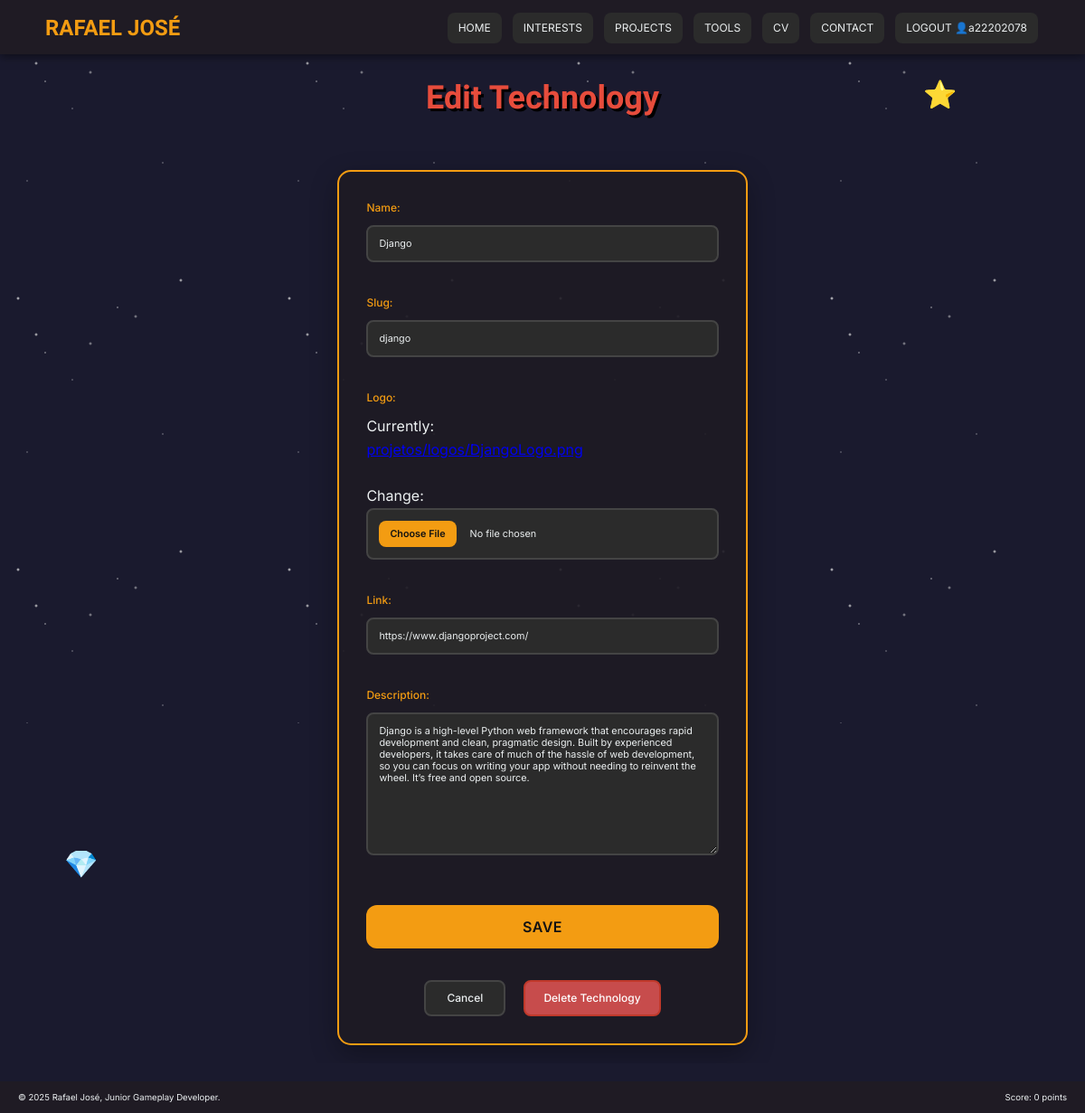
The page /portfolio/technologies/django/edit/ (signed in) on the database its author committed.
### portfolio/models.py (models this page shows, shortened)
class Tecnologia(models.Model):
    nome = models.CharField(
        max_length = 100,
    )
    slug = models.SlugField(
        unique=True,
        help_text="URL amigável gerada automaticamente a partir do nome"
    )
    logotipo = models.ImageField(
        upload_to = 'projetos/logos',
    )
    link = models.URLField(
        max_length = 200,
    )
    descricao = models.TextField(
        verbose_name = "Descrição",
    )

### portfolio/views.py (the view)
# urls.py: path('technologies/<slug:tecnologia_slug>/edit/', views.edita_tecnologia_view, name="edita_tecnologia"),
@login_required
def edita_tecnologia_view(request, tecnologia_slug):
    tecnologia = get_object_or_404(Tecnologia, slug=tecnologia_slug)
    form = TecnologiaForm(request.POST or None, request.FILES or None, instance=tecnologia)
    if form.is_valid():
        form.save()
        return redirect('portfolio:tecnologia_path', tecnologia_slug=tecnologia.slug)
    context = {
        'form': form,
        'tecnologia': tecnologia,
        'data': date.today().year,
    }
    return render(request, 'portfolio/edita_tecnologia.html', context)

### portfolio/forms.py
class TecnologiaForm(forms.ModelForm):
    class Meta:
        model = Tecnologia
        fields = '__all__'
        labels = {
            'nome': 'Name',
            'logotipo': 'Logo',
            'descricao': 'Description',
        }

### portfolio/templates/portfolio/edita_tecnologia.html (shortened to what this page needs)
{% extends 'portfolio/base.html' %}
{% load static %}
{% block extra_styles %}
<link rel="stylesheet" href="{% static 'css_portfolio/form.css' %}">
{% endblock %}
{% block main %}
<h2>Edit Technology</h2>
<form method="post" enctype="multipart/form-data" action="{% url 'portfolio:edita_tecnologia' tecnologia_slug=tecnologia.slug %}">
    {% for field in form %}
        <div class="form-row">
            {{ field.label_tag }}
            {{ field }}
        </div>
    {% endfor %}
    <div class="button-wrapper" style="gap: 20px; margin-bottom: 0px;">
        <input type="submit" value="Save" class="custom-button">
        <a href="{% url 'portfolio:tecnologia_path' tecnologia_slug=tecnologia.slug %}" class="custom-button">Cancel</a>
        <a href="{% url 'portfolio:apaga_tecnologia' tecnologia_slug=tecnologia.slug %}" class="custom-button danger-button">Delete Technology</a>
    </div>
</form>
{% endblock %}

### portfolio/templates/portfolio/base.html (shortened to what this page needs)
<!DOCTYPE html>
<html lang="en">
<head>
    {% load static %}
    <link rel="stylesheet" href="{% static 'css_portfolio/gaming_style.css' %}">
    {% block extra_styles %}
    {% endblock %}
</head>
<body>
    <header>
        <div class="header-content">
            <h1 class="header-title"><strong>RAFAEL JOSÉ</strong></h1>
            <nav>
                <a href="{% url 'portfolio:index' %}">HOME</a>
                <a href="{% url 'portfolio:interesses' %}">INTERESTS</a>
                <a href="{% url 'portfolio:projetos' %}">PROJECTS</a>
                <a href="{% url 'portfolio:tecnologias' %}">TOOLS</a>
                <a href="{% url 'portfolio:cv' %}">CV</a>
                <a href="{% url 'portfolio:contacto' %}">CONTACT</a>
                {% if request.user.is_authenticated %}
                    <a href="{% url 'admin:logout' %}">LOGOUT 👤{{request.user.username}}</a>
                {% endif %}
            </nav>
        </div>
    </header>
    <main>
        <div class="content">
            {% block main %}
            {% endblock %}
        </div>
    </main>
    <div class="power-up" id="powerup1" onclick="collectPowerUp(this)">⭐</div>
    <div class="power-up" id="powerup2" onclick="collectPowerUp(this)">💎</div>
    <footer>
        <p>&copy; {{ data }} Rafael José, Junior Gameplay Developer.</p>
        <p>Score: <span id="score">0</span> points</p>
    </footer>
</body>
</html>

### portfolio/static/css_portfolio/form.css (style rules this page uses)
form { max-width: 800px; margin: 20px auto; background: rgba(31, 27, 36, 0.9); padding: 30px; border-radius: 15px; border: 2px solid var(--primary-gold); text-align: left; position: relative; box-shadow: 0 10px 30px rgba(0,0,0,0.3); display: flex; flex-direction: column; gap: 20px; }
form label { font-size: clamp(0.7rem, 1vw, 0.9rem); color: var(--primary-gold); display: block; margin-bottom: 10px; font-family: 'Inter', sans-serif; font-weight: 500; }
form input, form textarea, form select { width: 100%; padding: 12px; background: #2b2b2b; border: 2px solid #444; border-radius: 8px; color: var(--text-light); font-family: 'Inter', sans-serif; font-size: clamp(0.6rem, 0.9vw, 0.8rem); margin-bottom: 15px; transition: border-color 0.3s, box-shadow 0.3s; }
form input[type="file"] { display: block; width: 100%; padding: 12px; text-align: left; }
form textarea { min-height: 120px; resize: vertical; }
form .custom-button { font-size: clamp(0.7rem, 1vw, 0.9rem); color: var(--text-light); background: #2b2b2b; border: 2px solid #444; cursor: pointer; padding: 12px 20px; position: relative; transition: all 0.3s; text-decoration: none; display: inline-flex; align-items: center; justify-content: center; border-radius: 8px; font-family: 'Inter', sans-serif; font-weight: 500; text-align: center; line-height: 1; min-width: 90px; }
input[type="submit"] { align-self: center; background-color: var(--primary-gold); color: #121212; padding: 16px 32px; border: none; border-radius: 12px; font-family: 'Inter', sans-serif; font-size: 1em; cursor: pointer; transition: background-color 0.3s, transform 0.3s, box-shadow 0.3s; font-weight: 600; text-transform: uppercase; letter-spacing: 0.5px; }
.form-row { width: 100%; text-align: left; padding: 0; margin: 0; display: flex; flex-direction: column; align-items: flex-start; }
.danger-button { background-color: #c74c4c !important; color: white !important; border: 2px solid #c0392b !important; }
.button-wrapper { display: flex; justify-content: center; align-items: center; gap: 15px; margin-top: 20px; flex-wrap: wrap; }

### portfolio/templates/portfolio/base.html (style rules this page uses)
html { overflow-x: hidden !important; width: 100%; max-width: 100vw; }
body { overflow-x: hidden !important; width: 100%; max-width: 100vw; position: relative; }
.power-up { position: fixed !important; font-size: 30px; cursor: pointer; animation: powerUpFloat 5s ease-in-out infinite; z-index: 50; will-change: transform; pointer-events: auto; user-select: none; contain: layout style paint; }
main, .content { overflow-x: hidden !important; width: 100%; max-width: 100%; position: relative; }

### rows shown on the page
Tecnologia: form "Django" "django" "https://www.djangoproject.com/" "Django is a high-level Python web framework that encourages rapid development and clean, pragmatic design. Built by experienced developers, it takes care of much of the hassle of web development, so you can focus on writing your app without needing to reinvent the wheel. It’s free and open source."

### other values the page prints
{{ request.user.username }} "a22202078"
{{ field.label_tag }} "Name:" "Slug:" "Logo:" "Link:" "Description:"
